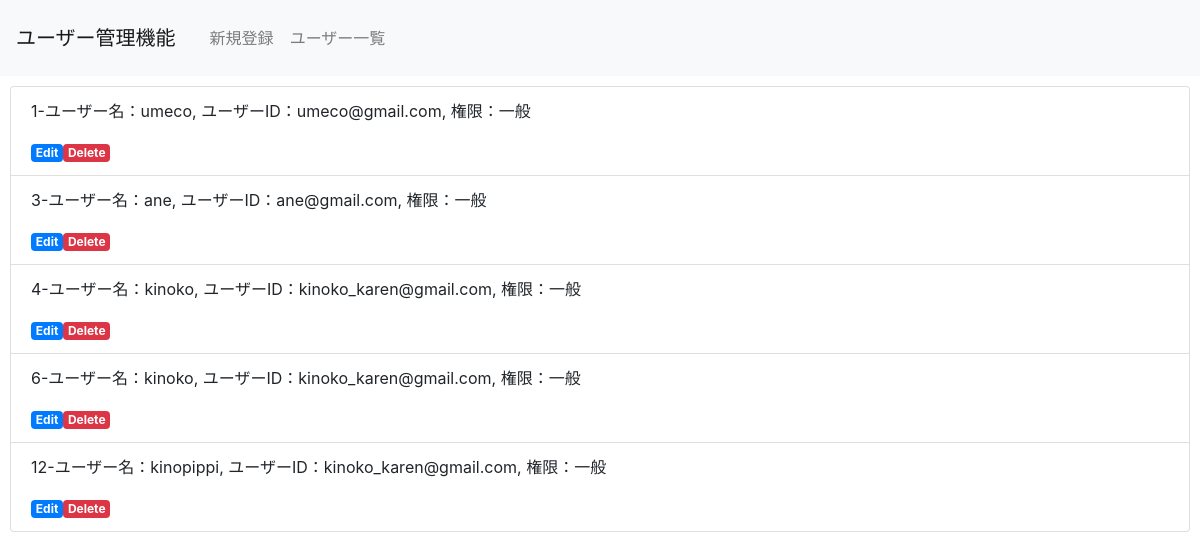
/kadai02/user_select.php, run on the app's committed database.
### tables this page shows
CREATE TABLE IF NOT EXISTS `user_table` (
`id` int(12) NOT NULL,
  `name` varchar(64) NOT NULL,
  `lid` varchar(128) NOT NULL,
  `lpw` varchar(64) NOT NULL,
  `kanri_flg` int(1) NOT NULL,
  `life_flg` int(1) NOT NULL
);

### kadai02/user_select.php (the view, shortened to what this page needs)
<?php
$pdo = db_conn();
$sql = 'SELECT * FROM user_table';
$stmt = $pdo->prepare($sql);
$status = $stmt->execute();
$view='';
if ($status==false) {
    $error = $stmt->errorInfo();
    exit('sqlError:'.$error[2]);
} else {
    while ($result = $stmt->fetch(PDO::FETCH_ASSOC)) {
     if($result['life_flg'] == 0){
        $view .= '<li class="list-group-item">';
        $view .= '<p>'.$result['id'].'-'.'ユーザー名：'.$result['name'].',  ユーザーID：'.$result['lid'].',';
        if($result['kanri_flg'] == 0){
            $view .= ' 権限：一般' .'</p>';
        }else{
            $view .= ' 権限：管理者' .'</p>';
        }
        $view .= '<a href="user_detail.php?id='.$result['id'].'" class="badge badge-primary">Edit</a>';
        $view .= '<a href="user_delete.php?id='.$result['id'].'" class="badge badge-danger">Delete</a>';
        $view .= '</li>';
        }else{
            $view .= '';
        }
    }
}
?>
<!DOCTYPE html>
<html lang="ja">
<head>
    <link rel="stylesheet" href="https://stackpath.bootstrapcdn.com/bootstrap/4.2.1/css/bootstrap.min.css">
</head>
<body>
    <header>
        <nav class="navbar navbar-expand-lg navbar-light bg-light">
            <a class="navbar-brand" href="#">ユーザー管理機能</a>
            <div class="collapse navbar-collapse" id="navbarNav">
                <ul class="navbar-nav">
                    <li class="nav-item">
                        <a class="nav-link" href="index.php">新規登録</a>
                    </li>
                    <li class="nav-item">
                        <a class="nav-link" href="select.php">ユーザー一覧</a>
                    </li>
                </ul>
            </div>
        </nav>
    </header>
    <div>
        <ul class="list-group">
            <?=$view?>
        </ul>
    </div>
</body>
</html>

### kadai02/user_select.php (style rules this page uses)
div { padding: 10px; font-size: 16px; }

### data on the page
user_table: id "1", name "umeco", lid "umeco@gmail.com", kanri_flg "権限：一般"
user_table: id "3", name "ane", lid "ane@gmail.com", kanri_flg "権限：一般"
user_table: id "4", name "kinoko", lid "kinoko_karen@gmail.com", kanri_flg "権限：一般"
user_table: id "6", name "kinoko", lid "kinoko_karen@gmail.com", kanri_flg "権限：一般"
user_table: id "12", name "kinopippi", lid "kinoko_karen@gmail.com", kanri_flg "権限：一般"
